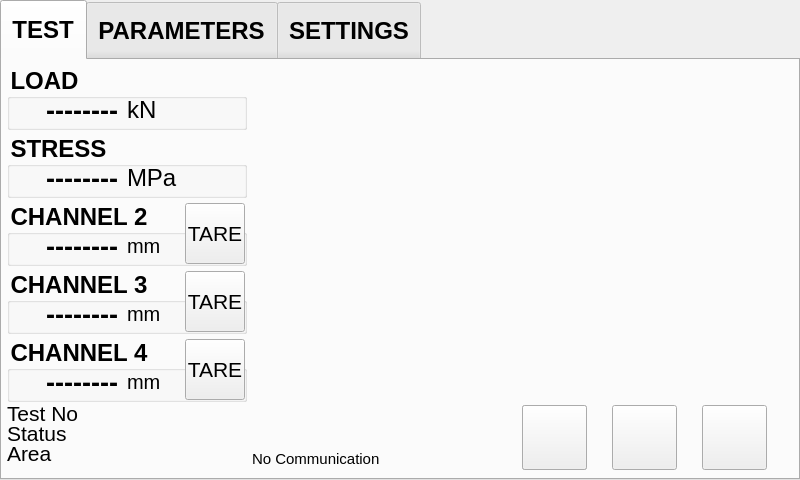
<?xml version="1.0" encoding="UTF-8"?>
<ui version="4.0">
 <class>MainWindow</class>
 <widget class="QMainWindow" name="MainWindow">
  <property name="geometry">
   <rect>
    <x>0</x>
    <y>0</y>
    <width>800</width>
    <height>480</height>
   </rect>
  </property>
  <property name="windowTitle">
   <string>MainWindow</string>
  </property>
  <widget class="QWidget" name="centralWidget">
   <widget class="QTabWidget" name="tabWidget">
    <property name="geometry">
     <rect>
      <x>0</x>
      <y>0</y>
      <width>800</width>
      <height>480</height>
     </rect>
    </property>
    <property name="font">
     <font>
      <pointsize>18</pointsize>
      <weight>75</weight>
      <bold>true</bold>
     </font>
    </property>
    <property name="styleSheet">
     <string notr="true">QTabBar::tab { height: 60px;}
</string>
    </property>
    <property name="currentIndex">
     <number>0</number>
    </property>
    <widget class="QWidget" name="tab">
     <attribute name="title">
      <string>TEST</string>
     </attribute>
     <widget class="QWidget" name="plot_widget" native="true">
      <property name="geometry">
       <rect>
        <x>250</x>
        <y>5</y>
        <width>540</width>
        <height>337</height>
       </rect>
      </property>
     </widget>
     <widget class="QLabel" name="label_current_test_no">
      <property name="geometry">
       <rect>
        <x>5</x>
        <y>344</y>
        <width>240</width>
        <height>18</height>
       </rect>
      </property>
      <property name="font">
       <font>
        <pointsize>16</pointsize>
       </font>
      </property>
      <property name="text">
       <string>Test No</string>
      </property>
     </widget>
     <widget class="QLabel" name="label_test_status">
      <property name="geometry">
       <rect>
        <x>5</x>
        <y>364</y>
        <width>240</width>
        <height>18</height>
       </rect>
      </property>
      <property name="font">
       <font>
        <pointsize>16</pointsize>
       </font>
      </property>
      <property name="text">
       <string>Status</string>
      </property>
     </widget>
     <widget class="QGroupBox" name="groupBox_main_ch4">
      <property name="geometry">
       <rect>
        <x>5</x>
        <y>277</y>
        <width>240</width>
        <height>65</height>
       </rect>
      </property>
      <property name="font">
       <font>
        <pointsize>18</pointsize>
        <weight>75</weight>
        <bold>true</bold>
       </font>
      </property>
      <property name="styleSheet">
       <string notr="true">QGroupBox{  margin-top: 0px;}
</string>
      </property>
      <property name="title">
       <string>CHANNEL 4</string>
      </property>
      <property name="alignment">
       <set>Qt::AlignLeading|Qt::AlignLeft|Qt::AlignTop</set>
      </property>
      <widget class="QLabel" name="label_main_ch4">
       <property name="geometry">
        <rect>
         <x>10</x>
         <y>30</y>
         <width>101</width>
         <height>30</height>
        </rect>
       </property>
       <property name="font">
        <font>
         <pointsize>20</pointsize>
         <weight>75</weight>
         <bold>true</bold>
        </font>
       </property>
       <property name="text">
        <string>--------</string>
       </property>
       <property name="alignment">
        <set>Qt::AlignRight|Qt::AlignTrailing|Qt::AlignVCenter</set>
       </property>
      </widget>
      <widget class="QLabel" name="label_main_ch4_unit">
       <property name="geometry">
        <rect>
         <x>120</x>
         <y>30</y>
         <width>51</width>
         <height>30</height>
        </rect>
       </property>
       <property name="font">
        <font>
         <pointsize>15</pointsize>
        </font>
       </property>
       <property name="text">
        <string>mm</string>
       </property>
      </widget>
      <widget class="QPushButton" name="pushButton_tare_ch4">
       <property name="geometry">
        <rect>
         <x>178</x>
         <y>2</y>
         <width>60</width>
         <height>61</height>
        </rect>
       </property>
       <property name="font">
        <font>
         <pointsize>16</pointsize>
        </font>
       </property>
       <property name="text">
        <string>TARE</string>
       </property>
      </widget>
     </widget>
     <widget class="QGroupBox" name="groupBox_main_load">
      <property name="geometry">
       <rect>
        <x>5</x>
        <y>5</y>
        <width>240</width>
        <height>65</height>
       </rect>
      </property>
      <property name="font">
       <font>
        <pointsize>18</pointsize>
        <weight>75</weight>
        <italic>false</italic>
        <bold>true</bold>
        <underline>false</underline>
        <strikeout>false</strikeout>
       </font>
      </property>
      <property name="layoutDirection">
       <enum>Qt::LeftToRight</enum>
      </property>
      <property name="styleSheet">
       <string notr="true">QGroupBox{  margin-top: 0px;}
</string>
      </property>
      <property name="title">
       <string>LOAD</string>
      </property>
      <property name="alignment">
       <set>Qt::AlignBottom|Qt::AlignLeading|Qt::AlignLeft</set>
      </property>
      <property name="flat">
       <bool>false</bool>
      </property>
      <widget class="QLabel" name="label_main_load">
       <property name="geometry">
        <rect>
         <x>10</x>
         <y>30</y>
         <width>101</width>
         <height>30</height>
        </rect>
       </property>
       <property name="font">
        <font>
         <pointsize>20</pointsize>
         <weight>75</weight>
         <bold>true</bold>
        </font>
       </property>
       <property name="text">
        <string>--------</string>
       </property>
       <property name="alignment">
        <set>Qt::AlignRight|Qt::AlignTrailing|Qt::AlignVCenter</set>
       </property>
      </widget>
      <widget class="QLabel" name="label_main_load_unit">
       <property name="geometry">
        <rect>
         <x>120</x>
         <y>30</y>
         <width>51</width>
         <height>30</height>
        </rect>
       </property>
       <property name="font">
        <font>
         <pointsize>18</pointsize>
        </font>
       </property>
       <property name="text">
        <string>kN</string>
       </property>
      </widget>
     </widget>
     <widget class="QGroupBox" name="groupBox_main_ch2">
      <property name="geometry">
       <rect>
        <x>5</x>
        <y>141</y>
        <width>240</width>
        <height>65</height>
       </rect>
      </property>
      <property name="font">
       <font>
        <pointsize>18</pointsize>
        <weight>75</weight>
        <bold>true</bold>
       </font>
      </property>
      <property name="styleSheet">
       <string notr="true">QGroupBox{  margin-top: 0px;}
</string>
      </property>
      <property name="title">
       <string>CHANNEL 2</string>
      </property>
      <property name="alignment">
       <set>Qt::AlignLeading|Qt::AlignLeft|Qt::AlignTop</set>
      </property>
      <widget class="QLabel" name="label_main_ch2">
       <property name="geometry">
        <rect>
         <x>10</x>
         <y>30</y>
         <width>101</width>
         <height>30</height>
        </rect>
       </property>
       <property name="font">
        <font>
         <pointsize>20</pointsize>
         <weight>75</weight>
         <bold>true</bold>
        </font>
       </property>
       <property name="text">
        <string>--------</string>
       </property>
       <property name="alignment">
        <set>Qt::AlignRight|Qt::AlignTrailing|Qt::AlignVCenter</set>
       </property>
      </widget>
      <widget class="QLabel" name="label_main_ch2_unit">
       <property name="geometry">
        <rect>
         <x>120</x>
         <y>30</y>
         <width>51</width>
         <height>30</height>
        </rect>
       </property>
       <property name="font">
        <font>
         <pointsize>15</pointsize>
        </font>
       </property>
       <property name="text">
        <string>mm</string>
       </property>
      </widget>
      <widget class="QPushButton" name="pushButton_tare_ch2">
       <property name="geometry">
        <rect>
         <x>178</x>
         <y>2</y>
         <width>60</width>
         <height>61</height>
        </rect>
       </property>
       <property name="font">
        <font>
         <pointsize>16</pointsize>
        </font>
       </property>
       <property name="text">
        <string>TARE</string>
       </property>
      </widget>
     </widget>
     <widget class="QGroupBox" name="groupBox_main_ch3">
      <property name="geometry">
       <rect>
        <x>5</x>
        <y>209</y>
        <width>240</width>
        <height>65</height>
       </rect>
      </property>
      <property name="font">
       <font>
        <pointsize>18</pointsize>
        <weight>75</weight>
        <bold>true</bold>
       </font>
      </property>
      <property name="styleSheet">
       <string notr="true">QGroupBox{  margin-top: 0px;}
</string>
      </property>
      <property name="title">
       <string>CHANNEL 3</string>
      </property>
      <property name="alignment">
       <set>Qt::AlignLeading|Qt::AlignLeft|Qt::AlignTop</set>
      </property>
      <widget class="QLabel" name="label_main_ch3">
       <property name="geometry">
        <rect>
         <x>10</x>
         <y>30</y>
         <width>101</width>
         <height>30</height>
        </rect>
       </property>
       <property name="font">
        <font>
         <pointsize>20</pointsize>
         <weight>75</weight>
         <bold>true</bold>
        </font>
       </property>
       <property name="text">
        <string>--------</string>
       </property>
       <property name="alignment">
        <set>Qt::AlignRight|Qt::AlignTrailing|Qt::AlignVCenter</set>
       </property>
      </widget>
      <widget class="QLabel" name="label_main_ch3_unit">
       <property name="geometry">
        <rect>
         <x>120</x>
         <y>30</y>
         <width>51</width>
         <height>30</height>
        </rect>
       </property>
       <property name="font">
        <font>
         <pointsize>15</pointsize>
        </font>
       </property>
       <property name="text">
        <string>mm</string>
       </property>
      </widget>
      <widget class="QPushButton" name="pushButton_tare_ch3">
       <property name="geometry">
        <rect>
         <x>178</x>
         <y>2</y>
         <width>60</width>
         <height>61</height>
        </rect>
       </property>
       <property name="font">
        <font>
         <pointsize>16</pointsize>
        </font>
       </property>
       <property name="text">
        <string>TARE</string>
       </property>
      </widget>
     </widget>
     <widget class="QLabel" name="label_area">
      <property name="geometry">
       <rect>
        <x>5</x>
        <y>384</y>
        <width>240</width>
        <height>18</height>
       </rect>
      </property>
      <property name="font">
       <font>
        <pointsize>16</pointsize>
       </font>
      </property>
      <property name="text">
       <string>Area</string>
      </property>
     </widget>
     <widget class="QGroupBox" name="groupBox_main_stress">
      <property name="geometry">
       <rect>
        <x>5</x>
        <y>73</y>
        <width>240</width>
        <height>65</height>
       </rect>
      </property>
      <property name="font">
       <font>
        <pointsize>18</pointsize>
        <weight>75</weight>
        <italic>false</italic>
        <bold>true</bold>
        <underline>false</underline>
        <strikeout>false</strikeout>
       </font>
      </property>
      <property name="layoutDirection">
       <enum>Qt::LeftToRight</enum>
      </property>
      <property name="styleSheet">
       <string notr="true">QGroupBox{  margin-top: 0px;}
</string>
      </property>
      <property name="title">
       <string>STRESS</string>
      </property>
      <property name="alignment">
       <set>Qt::AlignBottom|Qt::AlignLeading|Qt::AlignLeft</set>
      </property>
      <property name="flat">
       <bool>false</bool>
      </property>
      <widget class="QLabel" name="label_main_stress">
       <property name="geometry">
        <rect>
         <x>10</x>
         <y>30</y>
         <width>101</width>
         <height>30</height>
        </rect>
       </property>
       <property name="font">
        <font>
         <pointsize>20</pointsize>
         <weight>75</weight>
         <bold>true</bold>
        </font>
       </property>
       <property name="text">
        <string>--------</string>
       </property>
       <property name="alignment">
        <set>Qt::AlignRight|Qt::AlignTrailing|Qt::AlignVCenter</set>
       </property>
      </widget>
      <widget class="QLabel" name="label_main_stress_unit">
       <property name="geometry">
        <rect>
         <x>120</x>
         <y>30</y>
         <width>51</width>
         <height>30</height>
        </rect>
       </property>
       <property name="font">
        <font>
         <pointsize>18</pointsize>
        </font>
       </property>
       <property name="text">
        <string>MPa</string>
       </property>
      </widget>
     </widget>
     <widget class="QPushButton" name="pushButton_stop_motor">
      <property name="geometry">
       <rect>
        <x>700</x>
        <y>345</y>
        <width>65</width>
        <height>65</height>
       </rect>
      </property>
      <property name="font">
       <font>
        <pointsize>13</pointsize>
       </font>
      </property>
      <property name="styleSheet">
       <string notr="true">selection-color: rgb(201, 174, 255);</string>
      </property>
      <property name="text">
       <string/>
      </property>
      <property name="checkable">
       <bool>false</bool>
      </property>
      <property name="autoRepeat">
       <bool>true</bool>
      </property>
     </widget>
     <widget class="QPushButton" name="pushButton_start_test">
      <property name="geometry">
       <rect>
        <x>520</x>
        <y>345</y>
        <width>65</width>
        <height>65</height>
       </rect>
      </property>
      <property name="font">
       <font>
        <pointsize>13</pointsize>
       </font>
      </property>
      <property name="text">
       <string/>
      </property>
     </widget>
     <widget class="QPushButton" name="pushButton_pause_test">
      <property name="geometry">
       <rect>
        <x>610</x>
        <y>345</y>
        <width>65</width>
        <height>65</height>
       </rect>
      </property>
      <property name="font">
       <font>
        <pointsize>13</pointsize>
       </font>
      </property>
      <property name="text">
       <string/>
      </property>
     </widget>
     <widget class="QPushButton" name="pushButton_refresh">
      <property name="geometry">
       <rect>
        <x>520</x>
        <y>345</y>
        <width>65</width>
        <height>65</height>
       </rect>
      </property>
      <property name="font">
       <font>
        <pointsize>13</pointsize>
       </font>
      </property>
      <property name="text">
       <string/>
      </property>
     </widget>
     <widget class="QLabel" name="label_communication">
      <property name="geometry">
       <rect>
        <x>250</x>
        <y>390</y>
        <width>250</width>
        <height>18</height>
       </rect>
      </property>
      <property name="font">
       <font>
        <pointsize>11</pointsize>
       </font>
      </property>
      <property name="text">
       <string>No Communication</string>
      </property>
     </widget>
    </widget>
    <widget class="QWidget" name="tab_2">
     <attribute name="title">
      <string>PARAMETERS</string>
     </attribute>
     <widget class="QPushButton" name="pushButton_read_parameter">
      <property name="geometry">
       <rect>
        <x>510</x>
        <y>20</y>
        <width>141</width>
        <height>81</height>
       </rect>
      </property>
      <property name="text">
       <string>Read
Parameter</string>
      </property>
     </widget>
    </widget>
    <widget class="QWidget" name="tab_3">
     <attribute name="title">
      <string>SETTINGS</string>
     </attribute>
     <widget class="QGroupBox" name="groupBox_41">
      <property name="geometry">
       <rect>
        <x>20</x>
        <y>40</y>
        <width>345</width>
        <height>95</height>
       </rect>
      </property>
      <property name="font">
       <font>
        <pointsize>16</pointsize>
        <weight>75</weight>
        <bold>true</bold>
       </font>
      </property>
      <property name="title">
       <string>THEME</string>
      </property>
      <widget class="QComboBox" name="comboBox_theme">
       <property name="geometry">
        <rect>
         <x>40</x>
         <y>35</y>
         <width>270</width>
         <height>41</height>
        </rect>
       </property>
       <property name="font">
        <font>
         <pointsize>27</pointsize>
        </font>
       </property>
      </widget>
     </widget>
    </widget>
   </widget>
  </widget>
  <action name="actionDeneme">
   <property name="text">
    <string>deneme</string>
   </property>
  </action>
 </widget>
 <layoutdefault spacing="6" margin="11"/>
 <resources/>
 <connections/>
</ui>
